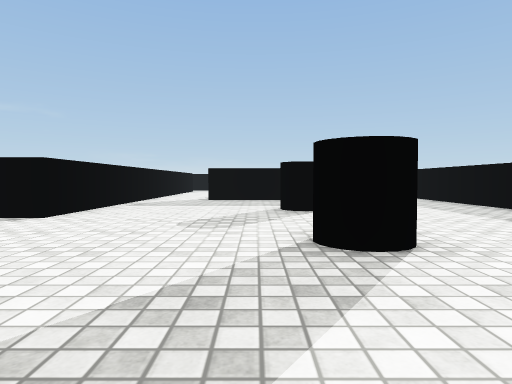
view 1 (above)

18 first-person views from a walk through a scene from a Unity 3-D project. The camera is 0.62 m above the floor, tilts 2° down and sees 75° across. The floor is counted in squares, 1 m on a side. Each view is taken from the middle of a square. On the plan, view 1 faces up. The plan holds only what a view shows up to about 10 squares ahead; the rest is blank. The place goes on beyond the plan. Surface patterns are stand-ins for the level's own textures.

view 2
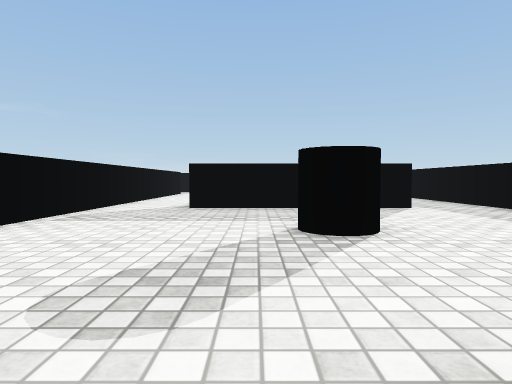

view 3
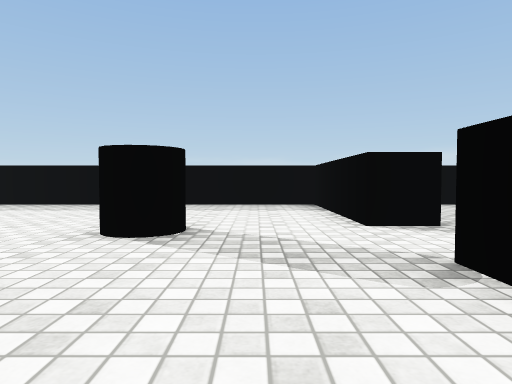

view 4
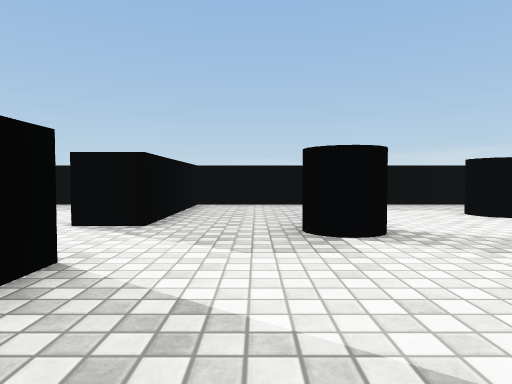

view 5
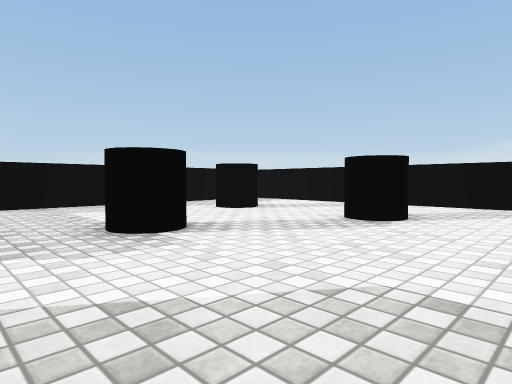

view 6
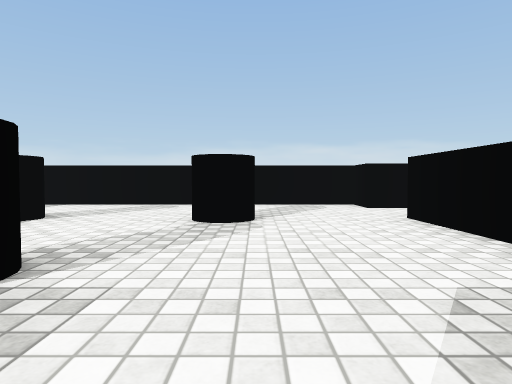

view 7
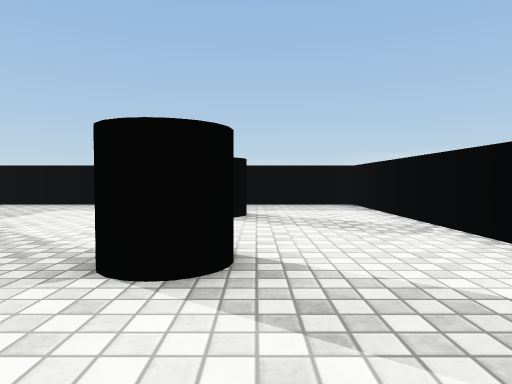

view 8
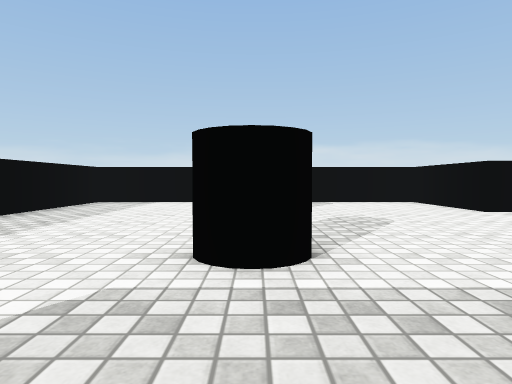

view 9
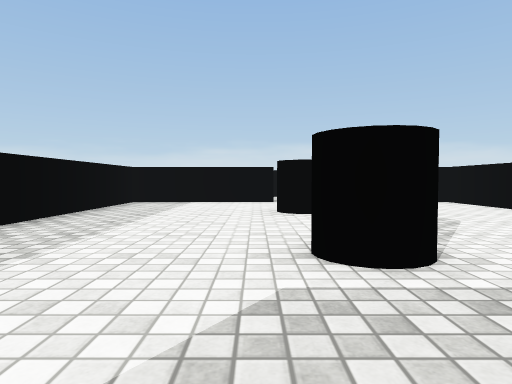

view 10
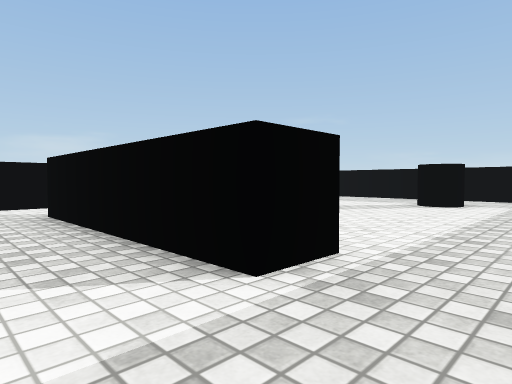

view 11
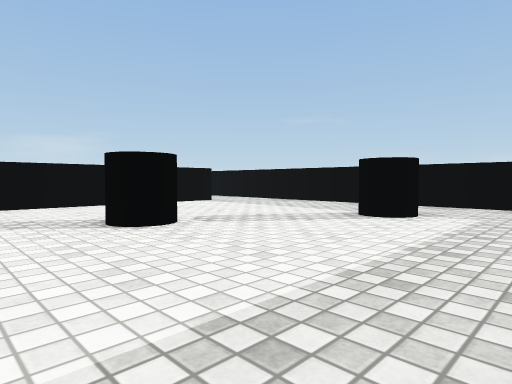

view 12
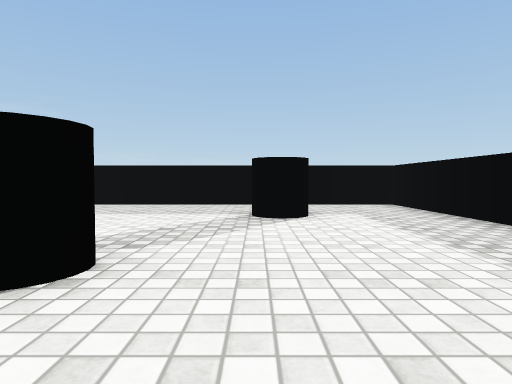

view 13
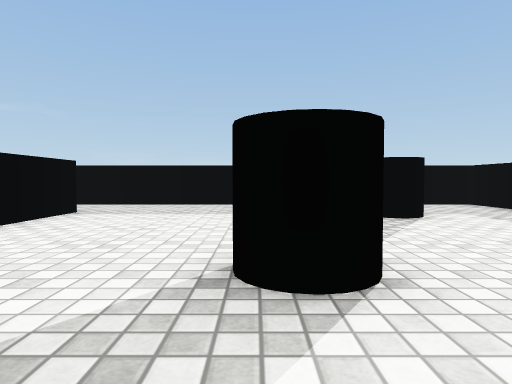

view 14
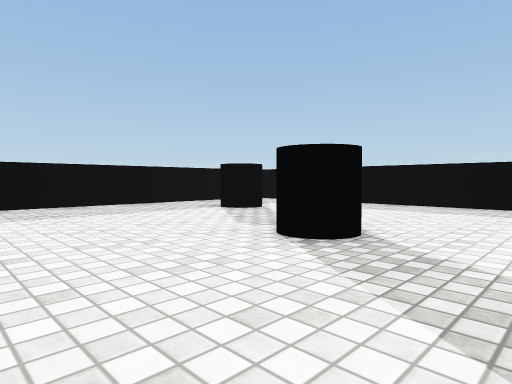

view 15
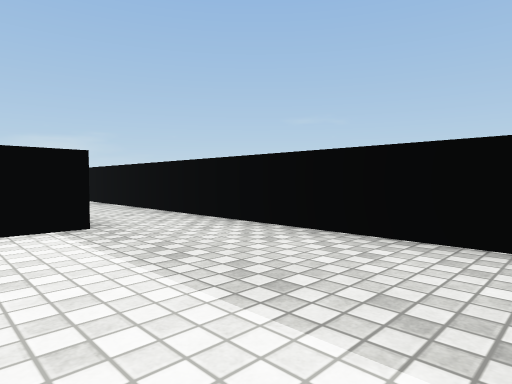

view 16
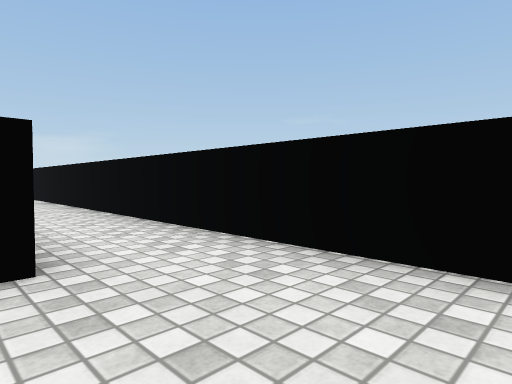

view 17
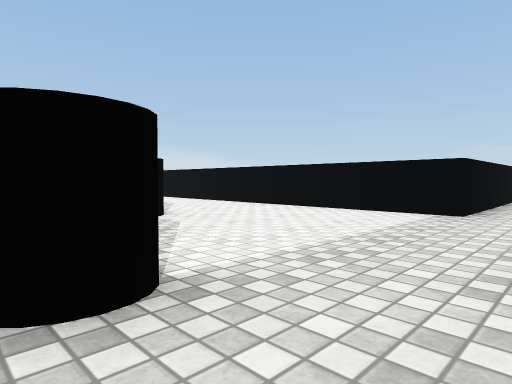

view 18
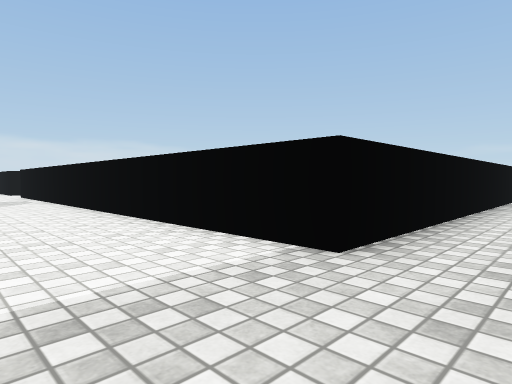

### Floor plan
Key: @ floor where view 1 was taken; # wall or solid block; . floor.
Columns run from 13 left of view 1 to 6 right of it. Each row starts with its distance up from view 1.
 21 ####################
 20  ..................#
 19   .................#
 18  #########.....#...#
 17          #.........#
 16          #.........#
 15          #.........#
 14          #...#.....#
 13          #.........#
 12          #.........#
 11          #..#####..#
 10          #.........#
  9          #.........#
  8          #.........#
  7          #....#....#
  6          #.........#
  5          ..........#
  4          ..........#
  3          #....#....#
  2          #.........#
  1          #.........#
  0          ####@.#####
 -1           .........#
 -2           .........#
 -3           ....#....#
 -4           .........#
 -5           .........#
 -6          #...#..#..#
 -7          ..........#
 -8          ..........#
 -9          #.........#
-10          ###########

Where each view was taken, in squares from view 1:
view 1: 0 up, 0 right, facing up
view 2: 3 up, 0 right, facing up
view 3: 2 up, 3 left, facing right
view 4: 2 down, 3 left, facing right
view 5: 1 down, 3 left, facing down-right
view 6: 1 down, 1 left, facing down
view 7: 7 down, 3 left, facing right
view 8: 10 up, 1 right, facing down
view 9: 10 up, 2 right, facing down
view 10: 9 up, 5 right, facing up-left
view 11: 12 up, 5 right, facing up-left
view 12: 12 up, 2 right, facing up
view 13: 12 up, 0 right, facing up
view 14: 12 up, 3 left, facing up-right
view 15: 17 up, 1 right, facing up-left
view 16: 18 up, 1 left, facing up-left
view 17: 20 up, 3 right, facing down-left
view 18: 20 up, 1 left, facing down-left
